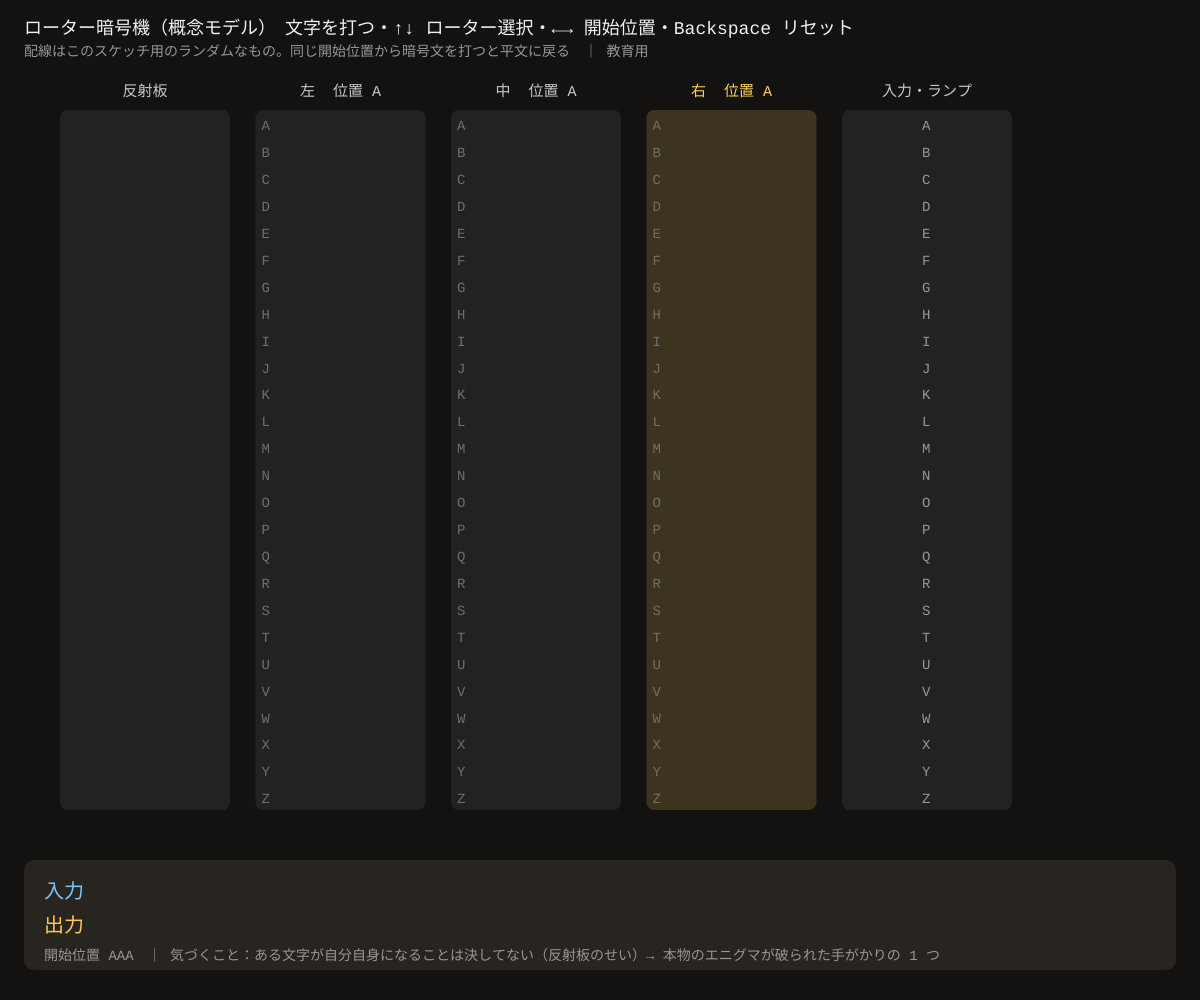
Frame 1 (no input)
Frame 60 (no input): identical to frame 1, image omitted
Frame 120 (the mouse pressed at the canvas centre since frame 60): identical to frame 1, image omitted

The p5.js sketch that drew this single still picture (run headless with seeded random() and noise() and a simulated clock; from frame 60 on, the mouse is pressed at the canvas centre):

// p5.js sketch
// ── sketch.js
// ============================================
// 04 エニグマ風ローター（概念モデル）
// 3 つのローター（文字の入れかえ）と反射板。キーを押すたびに右のローターが 1 つ回るので、
// 同じ文字でも毎回ちがう文字になる。反射板のおかげで「同じ設定にもどせば、同じ操作で復号できる」
// 配線はこのスケッチ用のランダムなもの（歴史上のエニグマとは違う）
// 文字を打つ = 暗号化 / ↑↓ = ローターを選ぶ / ←→ = 開始位置を変える / Backspace = 開始位置に戻してテープを消す
// ※ 教育用。実際の安全な暗号には使わない
// ============================================

let seed = 7;                       // ★ 配線を決める種（変えると別の機械になる）
let rotors = [], reflector = [];
let notch = [17, 5, 22];            // ★ この位置を通過すると左隣のローターが 1 つ回る
let startPos = [0, 0, 0];           // 開始位置（左・中・右）
let pos = [0, 0, 0];
let sel = 2;                        // 選んでいるローター
let tapeIn = '', tapeOut = '';
let lastPath = null, lampOn = -1, lampTime = 0;

function setup() {
  createCanvas(windowWidth, windowHeight);
  textFont('monospace');
  randomSeed(seed);
  for (let r = 0; r < 3; r++) rotors.push(shuffle([...Array(26).keys()]));
  // 反射板：26 文字を 13 組のペアにする（A↔Q なら Q↔A）
  let order = shuffle([...Array(26).keys()]);
  for (let i = 0; i < 26; i += 2) { reflector[order[i]] = order[i + 1]; reflector[order[i + 1]] = order[i]; }
  pos = startPos.slice();
}

// ★ ローターの段送り：右は毎回、中と左は「ノッチ」を通過したとき
function stepRotors() {
  let midTurn = pos[2] === notch[2];
  let leftTurn = pos[1] === notch[1] && midTurn;
  pos[2] = (pos[2] + 1) % 26;
  if (midTurn) pos[1] = (pos[1] + 1) % 26;
  if (leftTurn) pos[0] = (pos[0] + 1) % 26;
}

// ローター r を通す（forward = 右→左、そうでなければ帰り道）
function through(r, c, forward) {
  let p = pos[r];
  if (forward) return (rotors[r][(c + p) % 26] - p + 26) % 26;
  return (rotors[r].indexOf((c + p) % 26) - p + 26) % 26;
}

// ★ 1 文字の暗号化：回す → 右→中→左 → 反射 → 左→中→右
function encryptLetter(c) {
  stepRotors();
  let path = [c];
  let x = c;
  for (let r = 2; r >= 0; r--) { x = through(r, x, true); path.push(x); }
  x = reflector[x]; path.push(x);
  for (let r = 0; r < 3; r++) { x = through(r, x, false); path.push(x); }
  lastPath = path;
  return x;
}

function draw() {
  background(20, 18, 16);
  noStroke();
  fill(240);
  textSize(18);
  text('ローター暗号機（概念モデル）　文字を打つ・↑↓ ローター選択・←→ 開始位置・Backspace リセット', 24, 34);
  fill(150);
  textSize(14);
  text('配線はこのスケッチ用のランダムなもの。同じ開始位置から暗号文を打つと平文に戻る　｜ 教育用', 24, 56);

  // 列：反射板 | 左 | 中 | 右 | 入出力
  let colX = [], top = 110, rowH = (height - top - 190) / 26;
  let colW = min(170, (width - 120) / 5);
  for (let i = 0; i < 5; i++) colX.push(60 + i * colW * 1.15);
  let names = ['反射板', '左', '中', '右', '入力・ランプ'];
  for (let i = 0; i < 5; i++) {
    fill(i - 1 === sel ? color(255, 210, 90) : 200);
    textSize(15);
    textAlign(CENTER);
    text(names[i] + (i >= 1 && i <= 3 ? '  位置 ' + String.fromCharCode(65 + pos[i - 1]) : ''), colX[i] + colW / 2, top - 14);
    fill(i - 1 === sel ? color(60, 52, 30) : color(36, 34, 32));
    rect(colX[i], top, colW, rowH * 26, 8);
    textAlign(LEFT);
  }
  // 各列の 26 行の文字（ローターは回った分だけずれて見える）
  textSize(min(14, rowH * 0.8));
  for (let j = 0; j < 26; j++) {
    let y = top + j * rowH + rowH * 0.75;
    fill(110);
    for (let i = 1; i <= 3; i++) text(String.fromCharCode(65 + (j + pos[i - 1]) % 26), colX[i] + 6, y);
    fill(j === lampOn && millis() - lampTime < 600 ? color(255, 230, 120) : 150);
    text(String.fromCharCode(65 + j), colX[4] + colW / 2 - 5, y);
  }

  // 最後に押した文字の通り道
  if (lastPath) {
    let P = lastPath, yOf = j => top + j * rowH + rowH / 2;
    let L0 = colX[0], R = colX.map(x => x + colW);
    let go = [[colX[4], P[0]], [R[3], P[0]], [colX[3], P[1]], [R[2], P[1]], [colX[2], P[2]], [R[1], P[2]], [colX[1], P[3]], [R[0], P[3]]];
    let back = [[R[0], P[4]], [colX[1], P[4]], [R[1], P[5]], [colX[2], P[5]], [R[2], P[6]], [colX[3], P[6]], [R[3], P[7]], [colX[4], P[7]]];
    strokeWeight(3);
    noFill();
    stroke(120, 200, 255);            // 行き（右 → 左）
    beginShape(); for (let q of go) vertex(q[0], yOf(q[1])); endShape();
    stroke(255, 150, 220);            // 反射板の中
    beginShape(); vertex(R[0], yOf(P[3])); vertex(L0 + colW * 0.4, yOf(P[3])); vertex(L0 + colW * 0.4, yOf(P[4])); vertex(R[0], yOf(P[4])); endShape();
    stroke(255, 200, 90);             // 帰り（左 → 右）
    beginShape(); for (let q of back) vertex(q[0], yOf(q[1]) + 2); endShape();
    noStroke();
  }

  // テープ
  let ty = height - 140;
  fill(40, 36, 32);
  rect(24, ty, width - 48, 110, 10);
  textSize(20);
  fill(120, 200, 255);
  text('入力　' + tapeIn.slice(-48), 44, ty + 38);
  fill(255, 200, 90);
  text('出力　' + tapeOut.slice(-48), 44, ty + 72);
  fill(150);
  textSize(14);
  text('開始位置 ' + startPos.map(p => String.fromCharCode(65 + p)).join('') + '　｜ 気づくこと：ある文字が自分自身になることは決してない（反射板のせい）→ 本物のエニグマが破られた手がかりの 1 つ', 44, ty + 100);
}

function keyPressed() {
  if (key === UP_ARROW) sel = (sel + 2) % 3;
  else if (key === DOWN_ARROW) sel = (sel + 1) % 3;
  else if (key === LEFT_ARROW || key === RIGHT_ARROW) {
    startPos[sel] = (startPos[sel] + (key === LEFT_ARROW ? 25 : 1)) % 26;
    reset();
  } else if (key === 'Backspace') reset();
  else if (key.length === 1) {
    let up = key.toUpperCase();
    if (up >= 'A' && up <= 'Z') {
      let out = encryptLetter(up.charCodeAt(0) - 65);
      tapeIn += up;
      tapeOut += String.fromCharCode(65 + out);
      lampOn = out; lampTime = millis();
    }
  }
  return false;
}

function reset() { pos = startPos.slice(); tapeIn = ''; tapeOut = ''; lastPath = null; }

// ---------- やってみよう ----------
// 1. AAAAA と打つと出力はどうなる？ 同じ文字が毎回ちがう文字になるのを確かめよう
// 2. 出力をメモ → Backspace → メモした文字を打つと、元の文に戻る（暗号化と復号が同じ操作）
// 3. 開始位置は 26³ = 17576 通り。現代のコンピュータなら一瞬で総当たりできる。何通りなら安全？
// 4. 入力と出力の間に「プラグボード」（文字のペアを入れかえる）を足して、鍵の数を増やそう

// ==================================================
// ここから下は「道具」：特になし（shuffle と randomSeed は p5.js の関数）
// ==================================================
